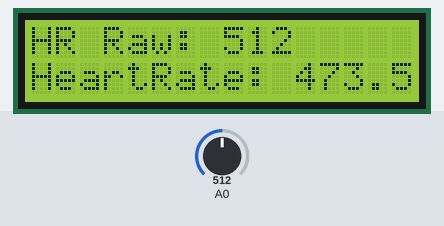
This sketch was run on a simulated Arduino Uno, built with avr-gcc and run on an emulated ATmega328P. Shown: 16×2 character LCD. The test bench sets the inputs (shaded band); at power-on: A0 = 512. What the sketch prints to the serial monitor is not drawn.

Above: at 1.2 s.
1.3 s: A0 set to 716
At 1.47 s:
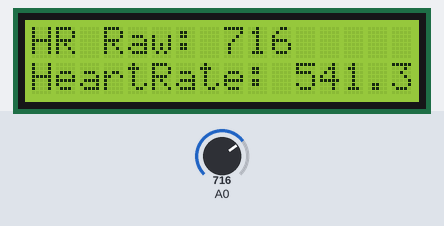
2.9 s: A0 set to 1023
At 5.8 s:
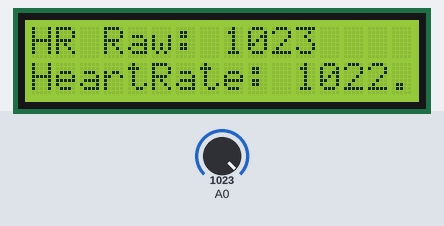
5.9 s: A0 set to 900
At 10.5 s:
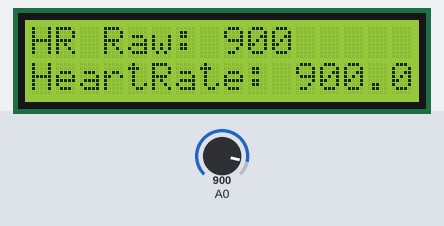
Timing chart, 0 to 12.0 s (numbered marks = the images above; inputs shaded):
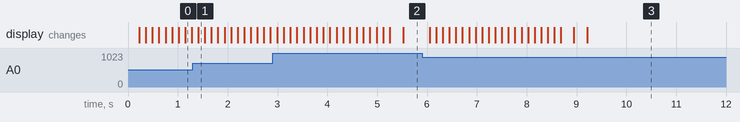

Measured:
- after the input at 5.9 s, the display: first changes after 0.15 s (image 3 shows a later state)

The sketch:

heartbeat_module.ino
```cpp
// Pulse Monitor Test Script
//www.RobotLinking.com
//int sensorPin = 0;
double alpha = 0.75;
int period = 100;
double change = 0.0;
double minval = 0.0;

#include <Wire.h>
#include <LiquidCrystal_I2C.h>
LiquidCrystal_I2C lcd(0x27, 2, 1, 0, 4, 5, 6, 7, 3, POSITIVE);

void setup ()
{
  Serial.begin (9600);
  lcd.begin(16,2);
}
void loop ()
{
    static double oldValue = 0;
    static double oldChange = 0;

    int rawValue = analogRead (A0);
    double value = alpha * oldValue + (1 - alpha) * rawValue;

    Serial.print (rawValue);
    Serial.print (",");
    Serial.println (value);
    oldValue = value;

    lcd.clear();
    lcd.setCursor(0,0);
    lcd.print("HR Raw: ");
    lcd.print(rawValue);
    lcd.setCursor(0,1);
    lcd.print("HeartRate: ");
    lcd.print(value);

    delay (period);
}
```
